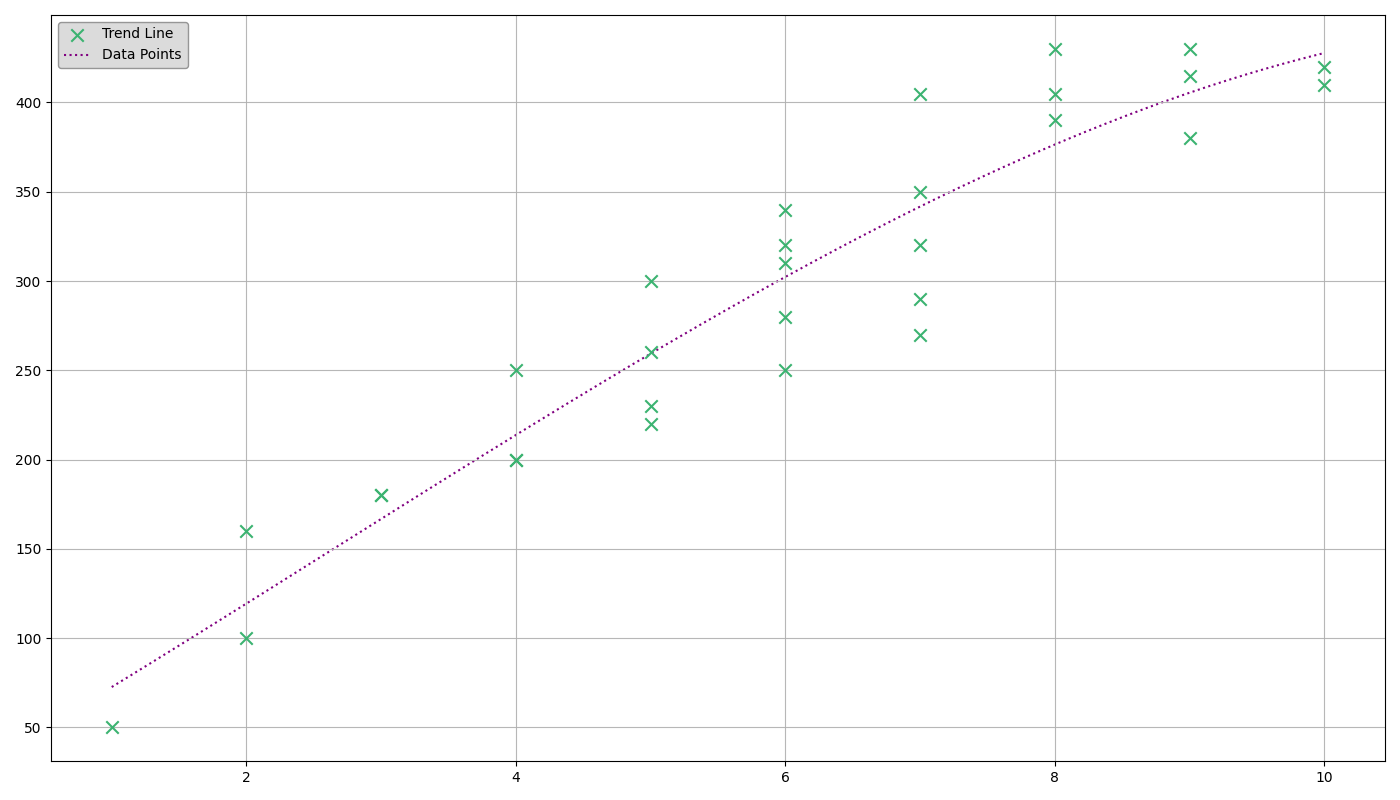

Write Python code to recreate this figure.
import matplotlib.pyplot as plt
import numpy as np

days = np.arange(1, 31)

coffee_consumption = np.array([3, 1, 4, 2, 5, 3, 2, 6, 4, 5, 7, 6, 5, 6,
                               7, 5, 4, 8, 7, 9, 6, 10, 8, 7, 10, 9, 8, 9, 7, 6])

lines_of_code = np.array([180, 50, 200, 100, 220, 180, 160, 250, 200, 230, 290, 310, 300, 320,
                          270, 260, 250, 390, 350, 380, 340, 410, 430, 405, 420, 415, 405, 430, 320, 280])

fig, ax1 = plt.subplots(figsize=(14, 8))

# Changed marker styling and line styling
scatter = ax1.scatter(coffee_consumption, lines_of_code, color='mediumseagreen', marker='x', s=80, zorder=2)

z = np.polyfit(coffee_consumption, lines_of_code, 3)
p = np.poly1d(z)
trendline_x = np.linspace(coffee_consumption.min(), coffee_consumption.max(), 300)
trendline_y = p(trendline_x)
trend = ax1.plot(trendline_x, trendline_y, color='purple', linestyle=':', linewidth=1.5, zorder=1)

# Altered grid style and visibility
ax1.grid(visible=True, linestyle='-', alpha=0.9)

# Added a legend with new styling
ax1.legend(['Trend Line', 'Data Points'], loc='upper left', fontsize=10, frameon=True, facecolor='lightgray', edgecolor='gray')

plt.tight_layout()

plt.show()
